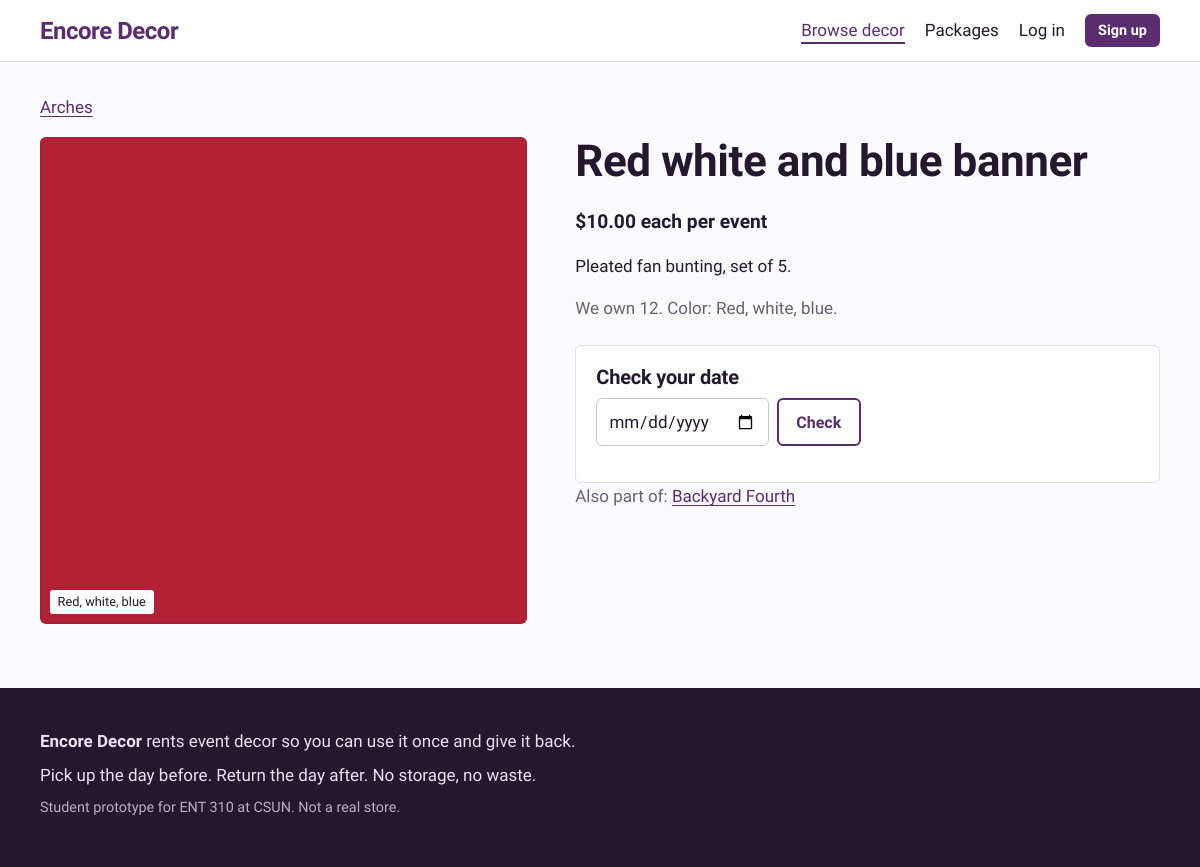
The page /item.php?id=15 on the database as committed earlier.
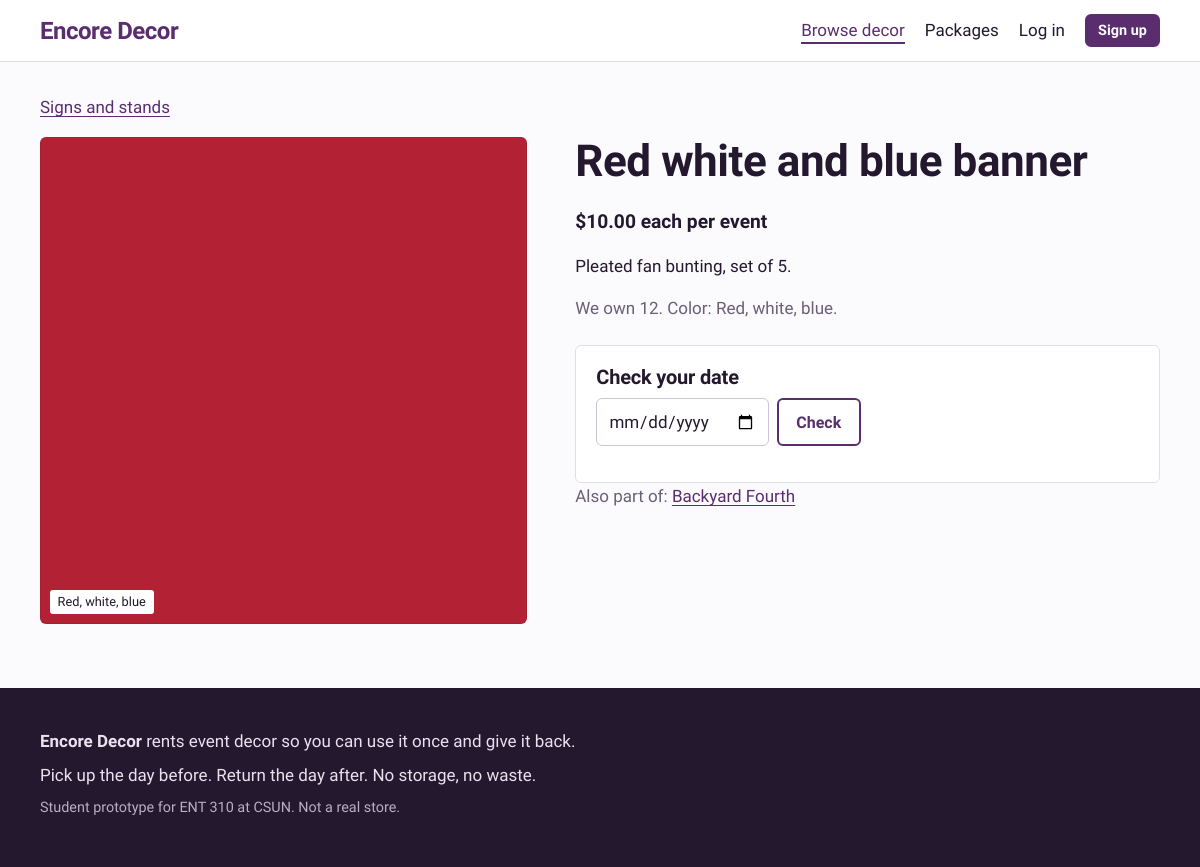
The same page on the database as committed later.
### tables this page shows
CREATE TABLE items (
  id          INT AUTO_INCREMENT PRIMARY KEY,
  category_id INT NOT NULL,
  name        VARCHAR(120) NOT NULL,
  description TEXT NOT NULL,
  color_name  VARCHAR(40)  NOT NULL DEFAULT 'Assorted',
  color_hex   CHAR(7)      NOT NULL DEFAULT '#CCCCCC',
  price       DECIMAL(8,2) NOT NULL,           
  quantity    INT NOT NULL DEFAULT 1,          
  image_url   VARCHAR(500) NULL,
  is_active   TINYINT(1) NOT NULL DEFAULT 1,
  created_at  TIMESTAMP NOT NULL DEFAULT CURRENT_TIMESTAMP,
  FOREIGN KEY (category_id) REFERENCES categories(id)
);

CREATE TABLE categories (
  id    INT AUTO_INCREMENT PRIMARY KEY,
  name  VARCHAR(60) NOT NULL,
  slug  VARCHAR(60) NOT NULL UNIQUE
);

### includes/bootstrap.php (called while the page is built, shortened)
<?php
function db(): PDO
{
    static $pdo = null;
    if ($pdo === null) {
        $dsn = 'mysql:host=' . DB_HOST . ';port=' . DB_PORT . ';dbname=' . DB_NAME . ';charset=utf8mb4';
        $pdo = new PDO($dsn, DB_USER, DB_PASS, [
            PDO::ATTR_ERRMODE            => PDO::ERRMODE_EXCEPTION,
            PDO::ATTR_DEFAULT_FETCH_MODE => PDO::FETCH_ASSOC,
            PDO::ATTR_EMULATE_PREPARES   => false,
        ]);
    }
    return $pdo;
}
function base_url(): string
{
    static $base = null;
    if ($base === null) {
        $script = $_SERVER['SCRIPT_NAME'] ?? '';
        $dir = str_replace('\\', '/', dirname($script));
        $base = rtrim($dir, '/');
    }
    return $base;
}
function url(string $path = ''): string
{
    return base_url() . '/' . ltrim($path, '/');
}
function e(?string $text): string
{
    return htmlspecialchars((string) $text, ENT_QUOTES, 'UTF-8');
}
function money($amount): string
{
    return '$' . number_format((float) $amount, 2);
}

### public/item.php (the view, shortened to what this page needs)
<?php
require __DIR__ . '/../includes/bootstrap.php';
$id = (int) ($_GET['id'] ?? 0);
$stmt = db()->prepare('SELECT i.*, c.name AS category_name, c.slug AS category_slug
                       FROM items i JOIN categories c ON c.id = i.category_id
                       WHERE i.id = ? AND i.is_active = 1');
$stmt->execute([$id]);
$item = $stmt->fetch();
$date = $_GET['date'] ?? '';
$stmt = db()->prepare('SELECT p.id, p.name FROM packages p
                       JOIN package_items pi ON pi.package_id = p.id
                       WHERE pi.item_id = ? AND p.is_active = 1');
$stmt->execute([$id]);
$inPackages = $stmt->fetchAll();
$minDate = date('Y-m-d', strtotime('+2 days'));
require __DIR__ . '/../includes/header.php';
?>
<p class="crumbs"><a href="<?= e(url('items.php?category=' . urlencode($item['category_slug']))) ?>"><?= e($item['category_name']) ?></a></p>
<div class="detail">
  <div class="detail-visual">
    <?php if ($item['image_url']): ?>
      <img class="swatch swatch-large" src="<?= e($item['image_url']) ?>" alt="<?= e($item['name']) ?>">
    <?php else: ?>
      <div class="swatch swatch-large" style="--swatch: <?= e($item['color_hex']) ?>"><span class="swatch-name"><?= e($item['color_name']) ?></span></div>
    <?php endif; ?>
  </div>
  <div class="detail-info">
    <h1><?= e($item['name']) ?></h1>
    <p class="price-line"><?= money($item['price']) ?> each per event</p>
    <p><?= e($item['description']) ?></p>
    <p class="muted">We own <?= (int) $item['quantity'] ?>. Color: <?= e($item['color_name']) ?>.</p>
    <div class="book-box">
      <h2>Check your date</h2>
      <form method="get" class="row-form">
        <input id="date" type="date" name="date" value="<?= e($date) ?>" min="<?= e($minDate) ?>" required>
        <button type="submit" class="btn btn-ghost">Check</button>
      </form>
    </div>
    <?php if ($inPackages): ?>
      <p class="muted">Also part of:
        <?php foreach ($inPackages as $i => $p): ?>
          <a href="<?= e(url('package.php?id=' . $p['id'])) ?>"><?= e($p['name']) ?></a><?= $i < count($inPackages) - 1 ? ',' : '' ?>
        <?php endforeach; ?>
      </p>
    <?php endif; ?>
  </div>
</div>
<?php require __DIR__ . '/../includes/footer.php'; ?>

Rows that differ between the two databases and show on the page:
changed items "Red white and blue banner": category.name "Arches" → "Signs and stands"
